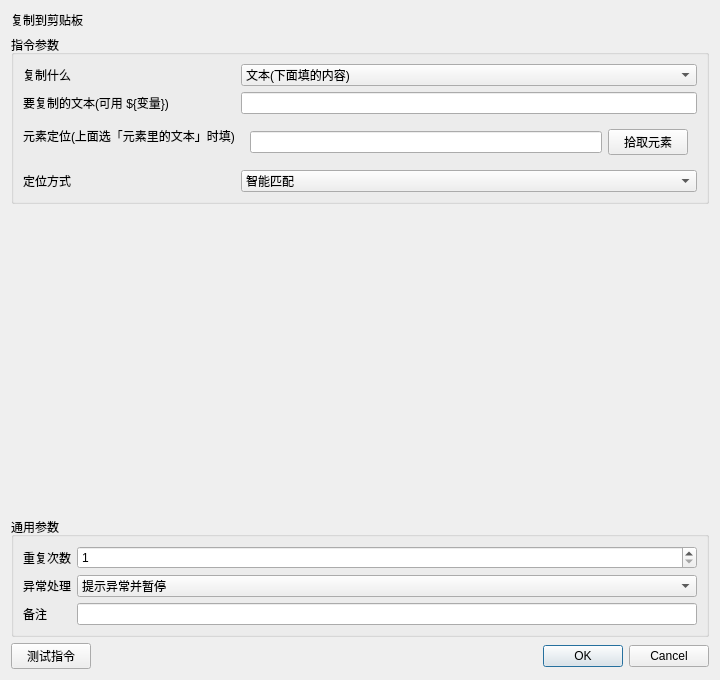
<?xml version="1.0" encoding="UTF-8"?><ui version="4.0"><class>InstructionEditor</class><widget class="QDialog" name="InstructionEditor"><property name="geometry"><rect><x>0</x><y>0</y><width>720</width><height>680</height></rect></property><layout class="QVBoxLayout" name="rootLayout"><item><widget class="QLabel" name="titleLabel"><property name="text"><string>复制到剪贴板</string></property></widget></item><item><widget class="QGroupBox" name="parameterGroupBox"><property name="title"><string>指令参数</string></property><layout class="QFormLayout" name="parameterFormLayout"><item row="0" column="0"><widget class="QLabel" name="label_0"><property name="text"><string>复制什么</string></property></widget></item><item row="0" column="1"><widget class="QComboBox" name="parameter_0"><item><property name="text"><string>文本(下面填的内容)</string></property></item><item><property name="text"><string>网页里选中的内容</string></property></item><item><property name="text"><string>元素里的文本</string></property></item><property name="currentIndex"><number>0</number></property></widget></item><item row="1" column="0"><widget class="QLabel" name="label_1"><property name="text"><string>要复制的文本(可用 ${变量})</string></property></widget></item><item row="1" column="1"><widget class="QLineEdit" name="parameter_1"><property name="text"><string></string></property></widget></item><item row="2" column="0"><widget class="QLabel" name="label_2"><property name="text"><string>元素定位(上面选「元素里的文本」时填)</string></property></widget></item><item row="2" column="1"><widget class="QWidget" name="container_2"><layout class="QHBoxLayout" name="fieldLayout_2"><item><widget class="QLineEdit" name="parameter_2"><property name="text"><string></string></property></widget></item><item><widget class="QPushButton" name="auxiliary_2"><property name="text"><string>拾取元素</string></property></widget></item></layout></widget></item><item row="3" column="0"><widget class="QLabel" name="label_3"><property name="text"><string>定位方式</string></property></widget></item><item row="3" column="1"><widget class="QComboBox" name="parameter_3"><item><property name="text"><string>CSS选择器</string></property></item><item><property name="text"><string>XPath</string></property></item><item><property name="text"><string>文本内容</string></property></item><item><property name="text"><string>智能匹配</string></property></item><property name="currentIndex"><number>3</number></property></widget></item></layout></widget></item><item><spacer name="verticalSpacer"><property name="orientation"><enum>Qt::Vertical</enum></property><property name="sizeHint" stdset="0"><size><width>20</width><height>20</height></size></property></spacer></item>
<item><widget class="QGroupBox" name="commonGroupBox"><property name="title"><string>通用参数</string></property><layout class="QFormLayout" name="commonFormLayout">
<item row="0" column="0"><widget class="QLabel" name="repeatLabel"><property name="text"><string>重复次数</string></property></widget></item><item row="0" column="1"><widget class="QSpinBox" name="repeatSpinBox"><property name="minimum"><number>1</number></property><property name="maximum"><number>999999</number></property><property name="value"><number>1</number></property></widget></item>
<item row="1" column="0"><widget class="QLabel" name="errorPolicyLabel"><property name="text"><string>异常处理</string></property></widget></item><item row="1" column="1"><widget class="QComboBox" name="errorPolicyComboBox"><item><property name="text"><string>自动跳过</string></property></item><item><property name="text"><string>提示异常并暂停</string></property></item><item><property name="text"><string>提示异常并停止</string></property></item><property name="currentIndex"><number>1</number></property></widget></item>
<item row="2" column="0"><widget class="QLabel" name="noteLabel"><property name="text"><string>备注</string></property></widget></item><item row="2" column="1"><widget class="QLineEdit" name="noteEdit"/></item>
</layout></widget></item>
<item><layout class="QHBoxLayout" name="footerLayout"><item><widget class="QPushButton" name="testButton"><property name="text"><string>测试指令</string></property></widget></item><item><spacer name="footerSpacer"><property name="orientation"><enum>Qt::Horizontal</enum></property><property name="sizeHint" stdset="0"><size><width>40</width><height>20</height></size></property></spacer></item><item><widget class="QDialogButtonBox" name="buttonBox"><property name="standardButtons"><set>QDialogButtonBox::Cancel|QDialogButtonBox::Ok</set></property></widget></item></layout></item>
</layout></widget><resources/><connections/></ui>
